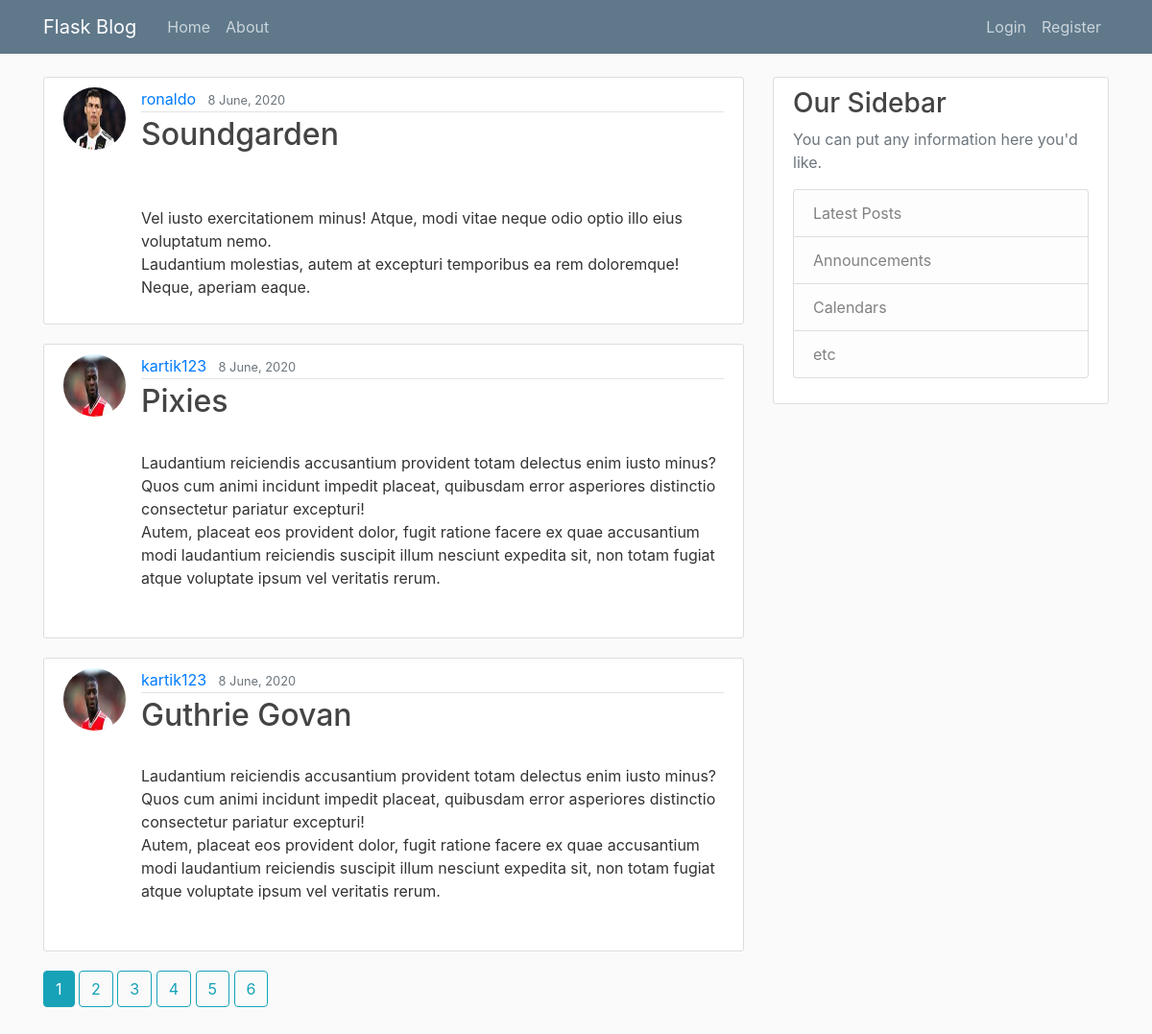
The page /home on the database its author committed.
### flaskblog/models.py (models this page shows, shortened)
class Post(db.Model):
    id = db.Column(db.Integer, primary_key=True)
    title = db.Column(db.String(100), nullable=False)
    date_posted = db.Column(db.DateTime, nullable=False, default=datetime.utcnow)
    content = db.Column(db.Text, nullable=False)
    user_id = db.Column(db.Integer, db.ForeignKey('user.id'), nullable=False)

class User(db.Model, UserMixin):
    id = db.Column(db.Integer, primary_key=True)
    username = db.Column(db.String(20) , unique = True, nullable=False)
    email = db.Column(db.String(120), unique=True, nullable=False)
    image_file = db.Column(db.String(20), nullable=False, default='default.jpg')
    password = db.Column(db.String(60), nullable=False)
    posts = db.relationship('Post', backref=('author'), lazy=True)

### flaskblog/main/routes.py (the view)
@main.route('/')
@main.route('/home')
def home():
    page  = request.args.get("page", 1, type=int)
    posts = Post.query.order_by(Post.date_posted.desc()).paginate(page = page, per_page=3)
    return render_template('home.html', posts=posts)

### flaskblog/templates/home.html (shortened to what this page needs)
{% extends "layout.html" %}
{% block content %}
{% for post in posts.items %}
  <article class="media content-section">
    <img class="rounded-circle article-img"
    src="{{url_for('static', filename='profilepics/'+ post.author.image_file)}}">
    <div class="media-body">
      <div class="article-metadata">
        <a class="mr-2" href="{{url_for('user.user_posts',username=post.author.username)}}"> {{ post.author.username }}</a>
        <small class="text-muted">{{ post.date_posted.strftime("%-d %B, %Y") }}</small>
      </div>
      <h2>
        <a class="article-title" href="{{url_for('posts.post', post_id=post.id)}}">{{ post.title }}</a>
      </h2>
      <p class="article-content">
        {{post.content}}
      </p>
    </div>
  </article>
{% endfor %}
{% for page_num in posts.iter_pages() %}
  {% if page_num %}
    {% if page_num == posts.page %}
      <a class="btn btn-info mb-4" href="{{url_for('main.home', page = page_num)}}"> {{ page_num }} </a>
    {% else %}
      <a class="btn btn-outline-info mb-4" href="{{url_for('main.home', page=page_num)}}"> {{ page_num }} </a>
    {% endif %}
  {% else %}
    <span class="mb-4">
      ...
    </span>
  {% endif %}
{% endfor %}
{% endblock content %}

### flaskblog/templates/layout.html (shortened to what this page needs)
<html lang="en">
<head>
    <link rel="stylesheet" href="https://stackpath.bootstrapcdn.com/bootstrap/4.3.1/css/bootstrap.min.css">
    <link rel="stylesheet" type="text/css" href="{{url_for('static', filename='main.css')}}">
</head>
<body>
    <header class="site-header">
        <nav class="navbar navbar-expand-md navbar-dark bg-steel fixed-top">
          <div class="container">
            <a class="navbar-brand mr-4" href="/">Flask Blog</a>
            <div class="collapse navbar-collapse" id="navbarToggle">
              <div class="navbar-nav mr-auto">
                <a class="nav-item nav-link" href="{{url_for('main.home')}}">Home</a>
                <a class="nav-item nav-link" href="{{url_for('main.about')}}">About</a>
              </div>
              <div class="navbar-nav">
                {% if current_user.is_authenticated %}
                  <a class="nav-item nav-link" href="{{url_for('posts.create_post')}}"> New Post</a>
                  <a class="nav-item nav-link" href="{{url_for('user.account')}}">My Account</a>
                  <a class="nav-item nav-link" href="{{url_for('user.logout')}}">Logout</a>
                  {% else %}
                  <a class="nav-item nav-link" href="{{url_for('user.login')}}">Login</a>
                  <a class="nav-item nav-link" href="{{url_for('user.register')}}">Register</a>
                {% endif %}
              </div>
            </div>
          </div>
        </nav>
      </header>
      <main role="main" class="container">
        <div class="row">
          <div class="col-md-8">
            {% block content %}{% endblock %}
          </div>
          <div class="col-md-4">
            <div class="content-section">
              <h3>Our Sidebar</h3>
              <p class='text-muted'>You can put any information here you'd like.
                <ul class="list-group">
                  <li class="list-group-item list-group-item-light">Latest Posts</li>
                  <li class="list-group-item list-group-item-light">Announcements</li>
                  <li class="list-group-item list-group-item-light">Calendars</li>
                  <li class="list-group-item list-group-item-light">etc</li>
                </ul>
              </p>
            </div>
          </div>
        </div>
      </main>
</body>
</html>

### flaskblog/static/main.css (style rules this page uses)
body { background: #fafafa; color: #333333; margin-top: 5rem; }
h1, h2, h3, h4, h5, h6 { color: #444444; }
.bg-steel { background-color: #5f788a; }
.site-header .navbar-nav .nav-link { color: #cbd5db; }
.content-section { background: #ffffff; padding: 10px 20px; border: 1px solid #dddddd; border-radius: 3px; margin-bottom: 20px; }
.article-title { color: #444444; }
.article-content { white-space: pre-line; }
.article-img { height: 65px; width: 65px; margin-right: 16px; }
.article-metadata { padding-bottom: 1px; margin-bottom: 4px; border-bottom: 1px solid #e3e3e3; }

### rows shown on the page
Post: image_file (picture), author.username "ronaldo", date_posted "8 June, 2020", title "Soundgarden", content "Vel iusto exercitationem minus! Atque, modi vitae neque odio optio illo eius voluptatum nemo. Laudantium molestias, autem at excepturi temporibus ea rem doloremque! Neque, aperiam eaque."
Post: image_file (picture), author.username "kartik123", date_posted "8 June, 2020", title "Pixies", content "Laudantium reiciendis accusantium provident totam delectus enim iusto minus? Quos cum animi incidunt impedit placeat, quibusdam error asperiores distinctio consectetur pariatur excepturi! Autem, placeat eos provident dolor, fugit ratione facere ex quae accusantium modi laudantium reiciendis suscipit illum nesciunt expedita sit, non totam fugiat atque voluptate ipsum vel veritatis rerum."
Post: image_file (picture), author.username "kartik123", date_posted "8 June, 2020", title "Guthrie Govan", content "Laudantium reiciendis accusantium provident totam delectus enim iusto minus? Quos cum animi incidunt impedit placeat, quibusdam error asperiores distinctio consectetur pariatur excepturi! Autem, placeat eos provident dolor, fugit ratione facere ex quae accusantium modi laudantium reiciendis suscipit illum nesciunt expedita sit, non totam fugiat atque voluptate ipsum vel veritatis rerum."

### other values the page prints
{{ page_num }} "1"
{{ page_num }} "2" "3" "4" "5" "6"
